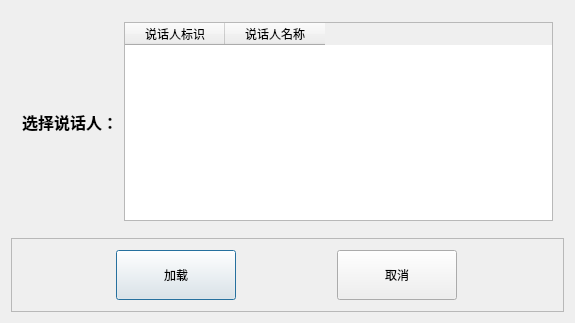
<?xml version="1.0" encoding="UTF-8"?>
<ui version="4.0">
 <class>LoadSpkDialog</class>
 <widget class="QDialog" name="LoadSpkDialog">
  <property name="geometry">
   <rect>
    <x>0</x>
    <y>0</y>
    <width>575</width>
    <height>323</height>
   </rect>
  </property>
  <property name="font">
   <font>
    <family>Microsoft YaHei UI</family>
   </font>
  </property>
  <property name="windowTitle">
   <string>选择已有说话人</string>
  </property>
  <layout class="QVBoxLayout" name="verticalLayout" stretch="3,1">
   <item>
    <layout class="QHBoxLayout" name="horizontalLayout">
     <property name="leftMargin">
      <number>11</number>
     </property>
     <property name="topMargin">
      <number>11</number>
     </property>
     <property name="rightMargin">
      <number>11</number>
     </property>
     <property name="bottomMargin">
      <number>11</number>
     </property>
     <item>
      <widget class="QLabel" name="label">
       <property name="font">
        <font>
         <pointsize>12</pointsize>
         <weight>75</weight>
         <bold>true</bold>
        </font>
       </property>
       <property name="text">
        <string>选择说话人：</string>
       </property>
      </widget>
     </item>
     <item>
      <widget class="QTableWidget" name="spk_tableWidget">
       <column>
        <property name="text">
         <string>说话人标识</string>
        </property>
       </column>
       <column>
        <property name="text">
         <string>说话人名称</string>
        </property>
       </column>
      </widget>
     </item>
    </layout>
   </item>
   <item>
    <widget class="QFrame" name="frame">
     <property name="frameShape">
      <enum>QFrame::StyledPanel</enum>
     </property>
     <property name="frameShadow">
      <enum>QFrame::Raised</enum>
     </property>
     <layout class="QHBoxLayout" name="horizontalLayout_2">
      <item>
       <widget class="QPushButton" name="selectButton">
        <property name="minimumSize">
         <size>
          <width>0</width>
          <height>50</height>
         </size>
        </property>
        <property name="maximumSize">
         <size>
          <width>120</width>
          <height>16777215</height>
         </size>
        </property>
        <property name="text">
         <string>加载</string>
        </property>
       </widget>
      </item>
      <item>
       <widget class="QPushButton" name="cancleButton">
        <property name="minimumSize">
         <size>
          <width>0</width>
          <height>50</height>
         </size>
        </property>
        <property name="maximumSize">
         <size>
          <width>120</width>
          <height>16777215</height>
         </size>
        </property>
        <property name="text">
         <string>取消</string>
        </property>
       </widget>
      </item>
     </layout>
    </widget>
   </item>
  </layout>
 </widget>
 <resources/>
 <connections/>
</ui>
